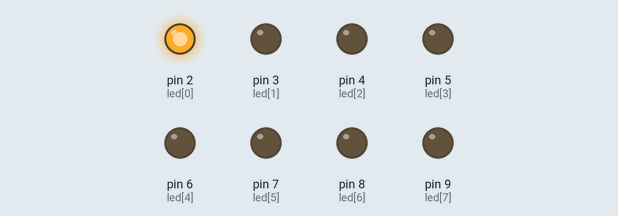
This sketch was run on a simulated Arduino Uno, built with avr-gcc and run on an emulated ATmega328P. Shown: output pins drawn as LEDs (lit = HIGH).

Above: at 0.5 s.
At 2.5 s:
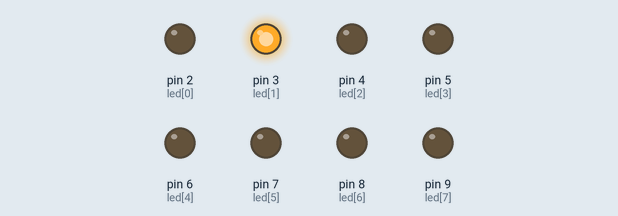
At 4.5 s:
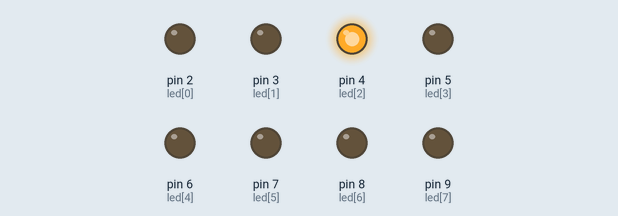
At 10.5 s:
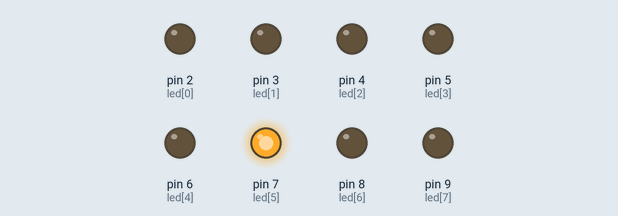
At 14.5 s:
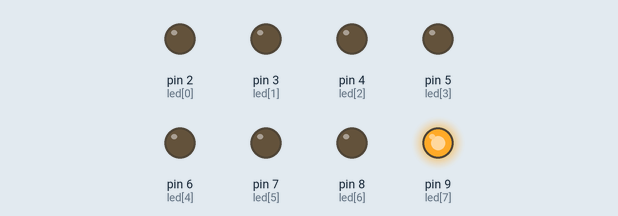
At 19.5 s:
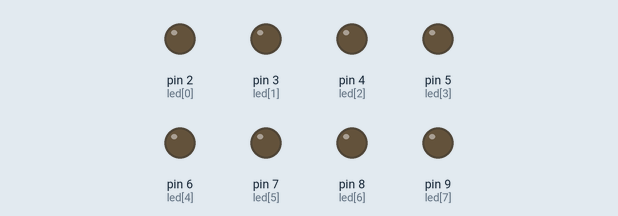
Timing chart, 0 to 20.8 s (numbered marks = the images above):
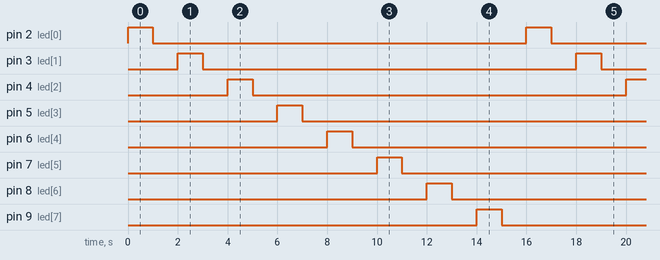

The sketch:

digitalES_5.1.ino
```cpp
/**********************************************************************************
**                                                                               **
**                            Projecte 5 / Programa 1                            **
**                                                                               **
**********************************************************************************/

//*********** Includes  ***********************************************************


//***********  Variables  *********************************************************
int led []= {2,3,4,5,6,7,8,9,10};
int i = 0;

//La funció Setup només s'executa un cop. Quan la placa s'encen o es fa reset.
void setup() {
  // Configració del pins de sortida
  for (i = 0; i<8; i++)
  {
    pinMode (led[i], OUTPUT);
  }

}


//La funció Loop es va repetin cada cop.
void loop() {
  for (i = 0; i<8; i++)
  {
    digitalWrite (led[i], HIGH);
    delay(1000);
    digitalWrite (led[i], LOW);
    delay(1000);
  }
}
```

Measured:
- by itself, pin 2 (led[0]), pin 3 (led[1]), pin 4 (led[2]), pin 5 (led[3]), pin 6 (led[4]), pin 7 (led[5]), pin 8 (led[6]), pin 9 (led[7]): alternates HIGH for 1.0 s and LOW for 15.0 s
- by itself, everything shown: repeats every 16.0 s, in 16 steps
